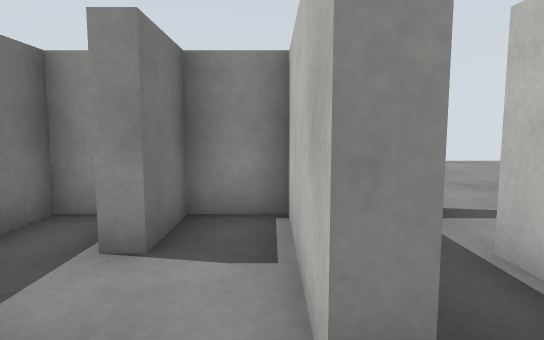
View 1 (above)

24 first-person views from a walk through a Gazebo world. The camera is 0.61 m above the floor, tilts 6° down and sees 75° across. The floor is counted in squares, 0.5 m on a side. Each view is taken from the middle of a square. On the plan, view 1 faces up. The plan holds only what a view shows up to about 14 squares ahead; the rest is blank. The place goes on beyond the plan. The robots in the file are not drawn.

View 2
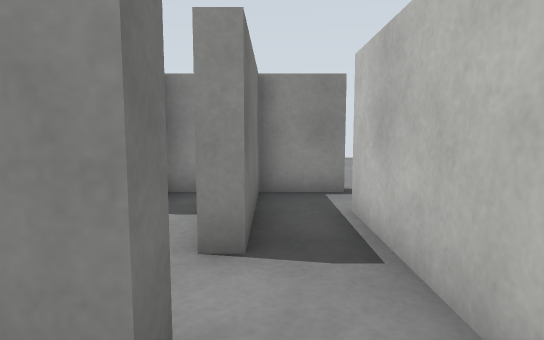

View 3
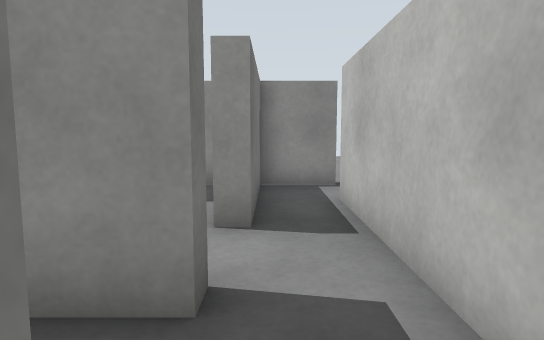

View 4
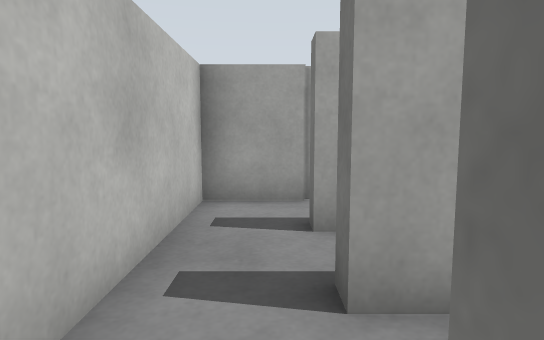

View 5
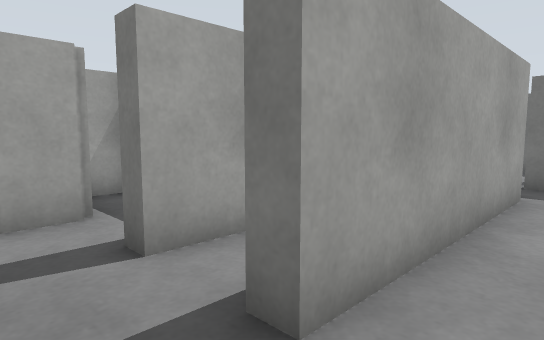

View 6
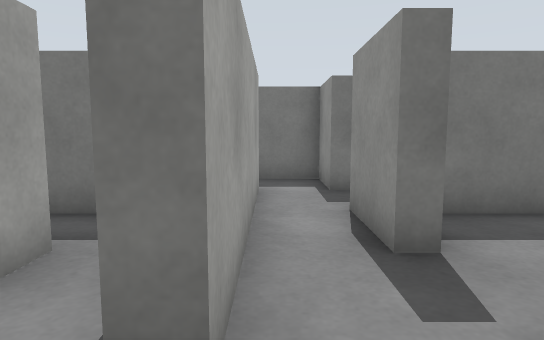

View 7
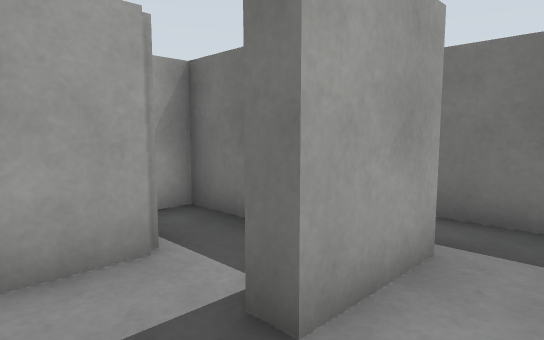

View 8
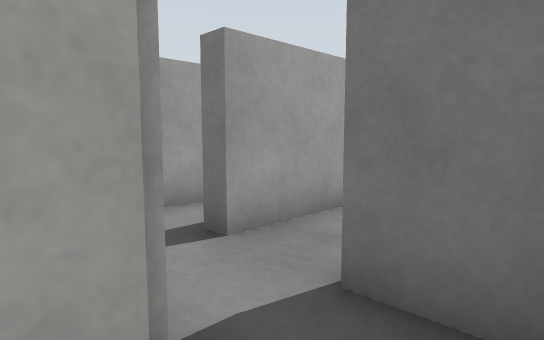

View 9
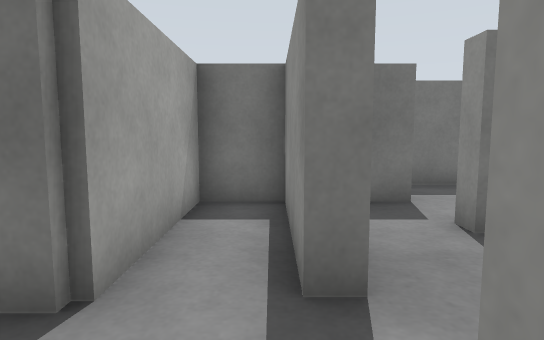

View 10
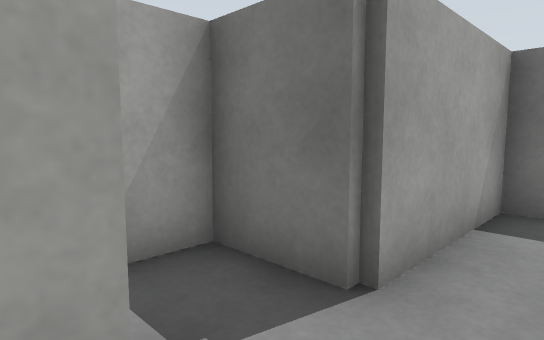

View 11
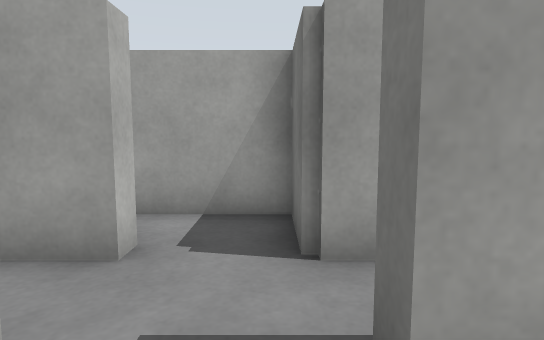

View 12
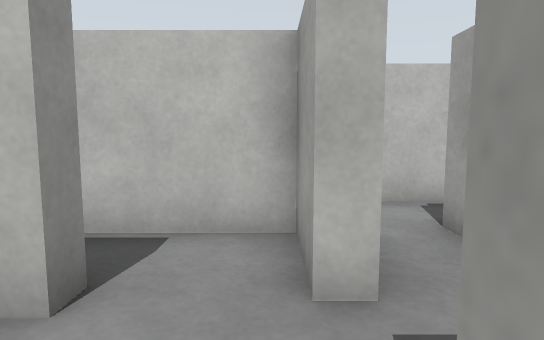

View 13
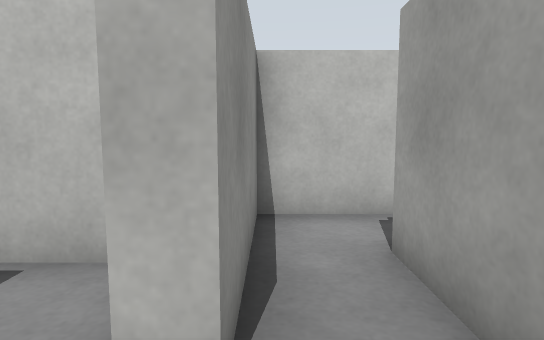

View 14
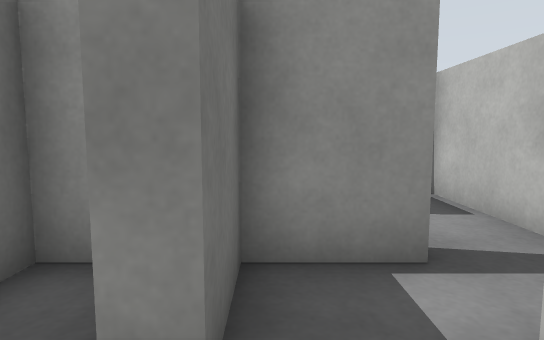

View 15
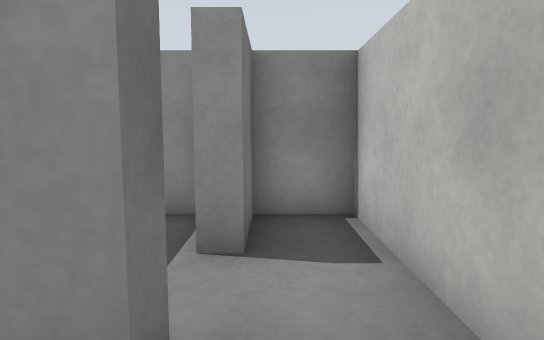

View 16
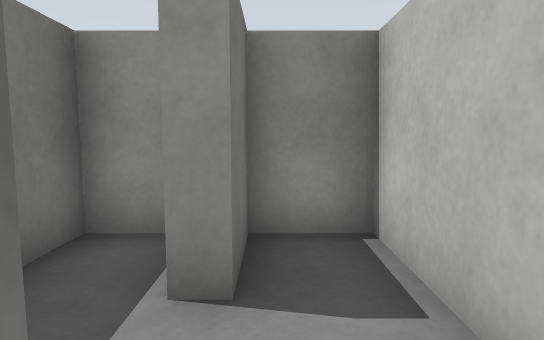

View 17
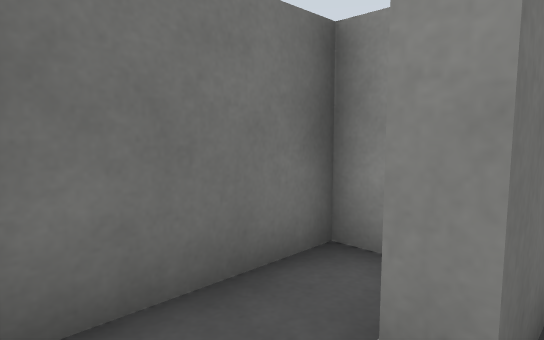

View 18
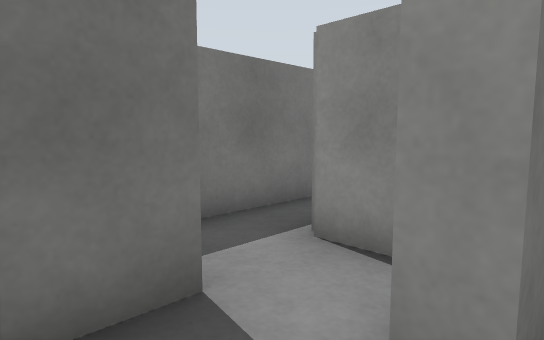

View 19
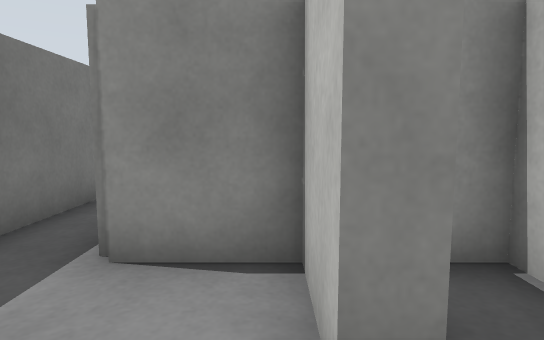

View 20
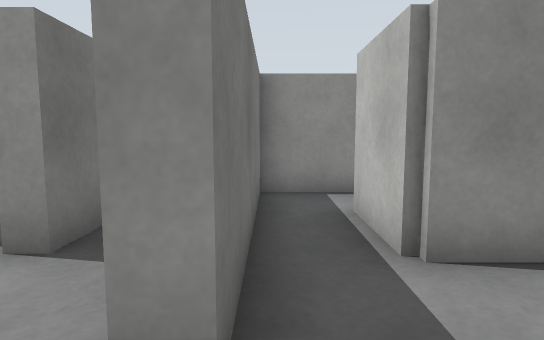

View 21
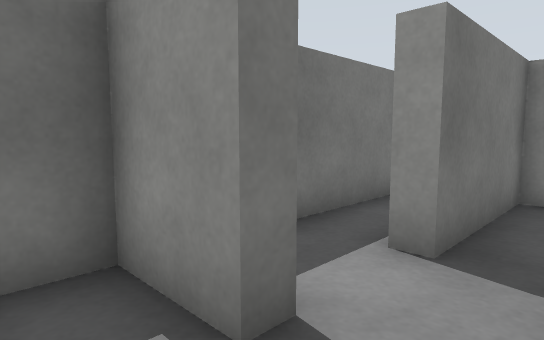

View 22
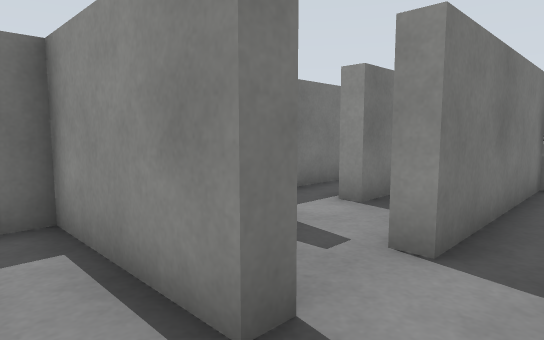

View 23
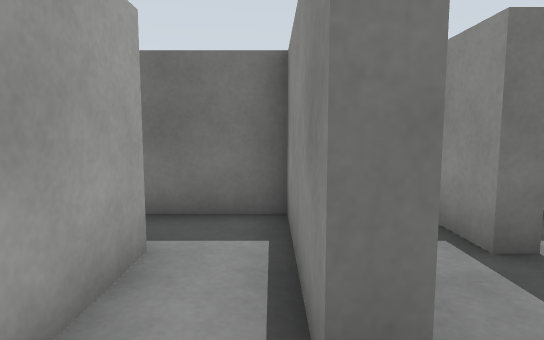

View 24
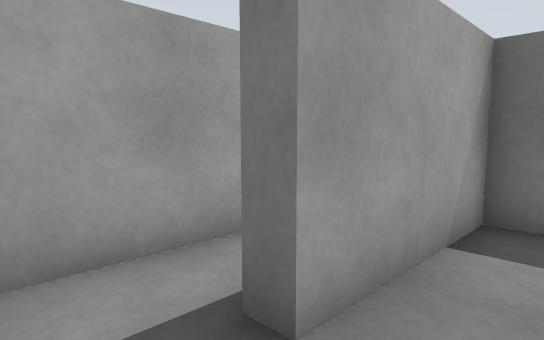

### Floor plan
Ten units are one square. View 1 is at (0, 0); x grows to the right and y downward. Boxes are objects, and circles mark ways between rooms. Rooms are numbered by the first view taken in them; rooms with no view inside come last. Other rooms are left out.
<svg viewBox="-178 -59 206 126">
<path fill="none" stroke="#000" d="M23 4 23 -35M-5 3 5 3M7 -34 7 -15 3 -15M-16 23 5 23M5 3 5 8 -6 8M-33 16 -33 34M23 26 23 4M4 43 23 43 23 26M5 23 5 29M-13 48 -13 62 -2 62M-15 -12 -36 -12M-56 3 -5 3M-55 48 -55 43 -38 43 -38 16M-75 23 -75 28 -112 28 -112 43 -73 43 -73 62 -34 62M-52 25 -58 25 -58 21M-92 5 -97 5 -97 -12 -117 -12M-100 23 -75 23M-112 5 -112 19M-55 -12 -73 -12 -73 5 -79 5M-55 -18 -55 -12M-61 -53 -73 -53 -73 -22M-38 -15 -38 -53 -53 -53 -53 -35 -59 -35M-155 2 -155 8 -173 8 -173 23 -135 23M-117 -12 -117 -35M-152 -54 -152 -15 -158 -15M-173 -46 -173 -18M-112 -53 -132 -53 -132 5 -138 5M-156 43 -124 43M-135 23 -135 28 -173 28 -173 50M-15 -18 -15 -12M-26 -53 -33 -53 -33 -25M3 -15 3 -53 -13 -53 -13 -35 -19 -35"/>
<circle cx="15" cy="10" r="3" fill="#2a7"/>
<circle cx="0" cy="-5" r="3" fill="#2a7"/>
<circle cx="15" cy="30" r="3" fill="#2a7"/>
<circle cx="-60" cy="0" r="3" fill="#2a7"/>
<circle cx="-50" cy="-10" r="3" fill="#2a7"/>
<circle cx="-10" cy="-10" r="3" fill="#2a7"/>
<circle cx="-70" cy="20" r="3" fill="#2a7"/>
<circle cx="-110" cy="0" r="3" fill="#2a7"/>
<circle cx="-125" cy="30" r="3" fill="#2a7"/>
<text x="10" y="-10">1</text>
<text x="-10" y="20">2</text>
<text x="10" y="40">3</text>
<text x="-30" y="0">4</text>
<text x="-70" y="40">5</text>
<text x="-90" y="10">6</text>
<text x="-60" y="-30">7</text>
<text x="-140" y="-10">8</text>
<text x="-140" y="40">9</text>
<text x="-20" y="-30">10</text>
</svg>
Room 1 opens to room 2. Room 1 opens to room 4. Room 2 opens to room 3. Room 4 opens to room 6. Room 4 opens to room 7. Room 4 opens to room 10. Room 5 opens to room 6. Room 6 opens to room 8. Room 8 opens to room 9.

Where each view was taken, in squares from view 1:
view 1: 0 up, 0 right, facing up
view 2: 2 down, 1 right, facing up
view 3: 3 down, 1 right, facing up
view 4: 2 up, 1 right, facing down
view 5: 1 up, 2 right, facing down-left
view 6: 0 up, 2 right, facing left
view 7: 1 down, 2 right, facing down-left
view 8: 1 up, 5 left, facing down-left
view 9: 3 down, 5 left, facing left
view 10: 3 down, 5 left, facing down-left
view 11: 1 down, 7 left, facing down
view 12: 4 down, 8 left, facing right
view 13: 5 down, 7 left, facing right
view 14: 2 down, 7 left, facing up
view 15: 0 up, 5 left, facing up
view 16: 1 up, 5 left, facing up
view 17: 2 up, 5 left, facing up-left
view 18: 2 down, 9 left, facing up-left
view 19: 2 down, 10 left, facing up
view 20: 2 down, 13 left, facing up
view 21: 2 down, 14 left, facing up-left
view 22: 4 down, 12 left, facing up-left
view 23: 3 down, 12 left, facing left
view 24: 1 down, 12 left, facing down-left
